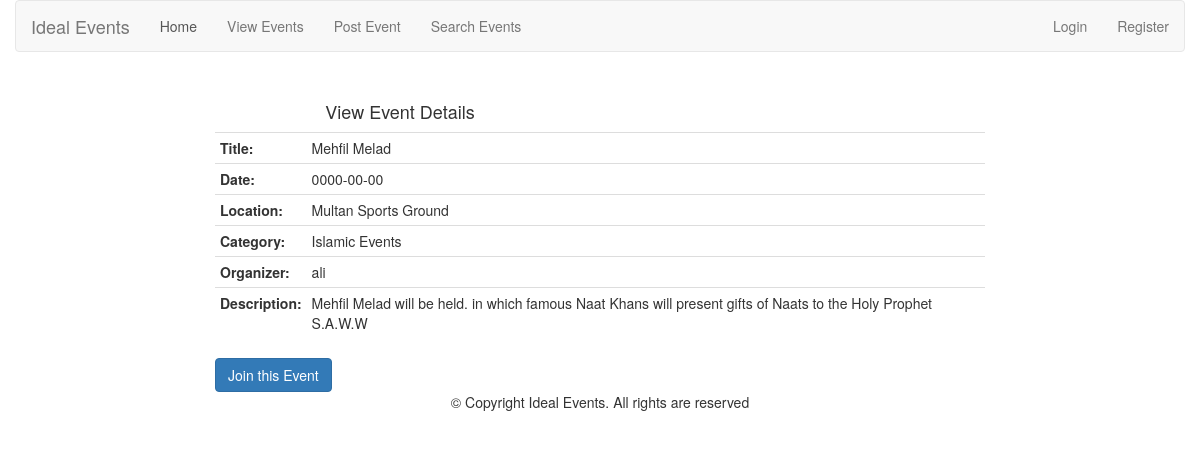
The app's page /event-details.php?eventid=3 with its own data.
### tables this page shows
CREATE TABLE IF NOT EXISTS `events` (
  `e_id` int(11) NOT NULL AUTO_INCREMENT,
  `e_title` varchar(255) NOT NULL,
  `e_category` varchar(255) NOT NULL,
  `e_date` date NOT NULL,
  `e_location` varchar(255) NOT NULL,
  `e_description` varchar(500) NOT NULL,
 `e_organizer` varchar(500) NOT NULL,
  PRIMARY KEY (`e_id`)
);

### event-details.php (the view, shortened to what this page needs)
<?php
if(isset($_GET['eventid']))
{
	$eventid=$_GET['eventid'];
}
require "header.php";
?>
<br />
				<div class="row">
					<div class="col-lg-8">
					<div class="site-header"><h4 class="text-center">View Event Details</h4></div>
					</div>
				</div>
				<?php
				$conn=new mysqli("localhost","root","","events");
				$result=$conn->query("SELECT * FROM events WHERE e_id='$eventid'");
				?>
				<div class="row">
					<?php
					if ($result->num_rows>0)
					{
					echo "<div class='col-md-8 col-md-offset-2'>";
					echo "<table class='table table-condensed'>";
					echo "<tbody>";
						while ($row=$result->fetch_assoc())
						{
						echo "<tr><th>Title:</th><td>".$row["e_title"]."</td></tr>";
						echo "<tr><th>Date:</th><td>".$row["e_date"]."</td></tr>";
						echo "<tr><th>Location:</th><td>".$row['e_location']."</td></tr>";
						echo "<tr><th>Category:</th><td>".$row['e_category']."</td></tr>";
						echo "<tr><th>Organizer:</th><td>".$row['e_organizer']."</td></tr>";
						echo "<tr><th>Description:</th><td>".$row['e_description']."</td></tr>";
						$title=$row['e_title'];
						$edate=$row['e_date'];
						}
					}
					echo "</tbody>";
					echo "</table>";
					echo "<a class='btn btn-primary' href='join-event.php?event=".$title."&edate=".$edate."'>Join this Event</a>";
					echo "</div>";
					?>
				</div>
			<?php require "footer.php"; ?>

### records on screen
events: e_title "Mehfil Melad", e_date "0000-00-00", e_location "Multan Sports Ground", e_category "Islamic Events", e_organizer "ali", e_description "Mehfil Melad will be held. in which famous Naat Khans will present gifts of Naats to the Holy Prophet S.A.W.W"
